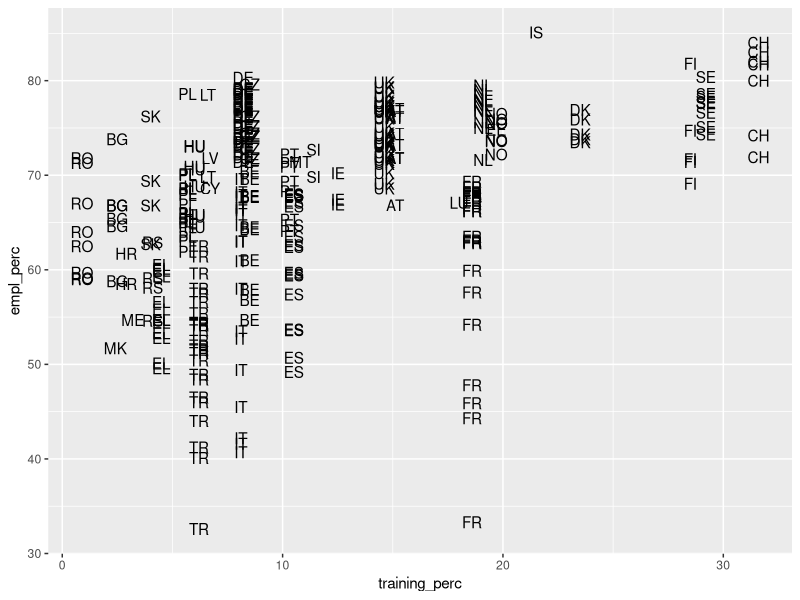

The R source for this figure:
## ---- chunk 1
knitr::opts_chunk$set(echo = TRUE)
# install.packages(c("readr","magrittr","dplyr","tidyr"))
### load packages
library(readr)
library(magrittr)
library(dplyr)
library(tidyr)
### make sure filter and select are assigned to dplly
filter = dplyr::filter
select = dplyr::select
## ---- chunk 2
EMP = read_tsv("empl_rates_reg.tsv")
EMP
## ---- chunk 3
TRAIN = read_csv("training_participation.csv")
TRAIN
## ---- chunk 4
# Extract unemployment rates
unempl2018  = 100 - EMP$Y2018
summary(unempl2018)

# Base R - chaining
paste("Result:", round(quantile(log(unempl2018,2),.25, na.rm = TRUE), 1))
      
# Base R - separate operations
log_unempl   = log(unempl2018,2)
quant_unempl = quantile(log_unempl, .25, na.rm = TRUE)
round_quant = round(quant_unempl, 1)
paste("Result:", round_quant)

# Magrittr - chaining using pipe
unempl2018 %>% 
  log(2) %>% 
  quantile(.25, na.rm = TRUE) %>% 
  round(1) %>% 
  paste("Result:",.)

# Magrittr - one line
unempl2018 %>% log(2) %>% quantile(.25, na.rm = TRUE) %>% round(1) %>% paste("Result:",.)
## ---- chunk 5
#Base R:
cbind(round(rev(sort(prop.table(table(TRAIN$SEX)))),2))

#Translate code above using piping:

## ---- chunk 6
### additional functions (aliases) useful for piping
?magrittr::extract
## ---- chunk 7
# Base R
TRAIN[1:5,]

# dplyr
slice(TRAIN, 1:5)

# With piping
TRAIN %>% slice(1:5)
## ---- chunk 8
### Base R - select cases from 2018 with less than 2% training
TRAIN[TRAIN$Value>30 & TRAIN$TIME == 2018,]

### dplyr
TRAIN %>% filter(Value>30, TIME == 2018)
## ---- chunk 9
### Select all countries starting with the letter "C"
TRAIN %>% filter(grepl("^C",GEO))

### Select Slovakia and Slovenia
TRAIN %>% filter(GEO %in% c("Slovakia","Slovenia"))
## ---- chunk 10
#FILT = TRAIN %>% filter(insert_conditions_here)
## ---- chunk 11
### Base R - select first three variables
EMP[,1:3]
EMP[,c("unit", "sex", "age" )]

### dplyr
EMP %>% select(1:3)
EMP %>% select("unit", "sex", "age")
EMP %>% select(unit, sex, age)
EMP %>% select(unit:age)
## ---- chunk 12
### select by skipping
EMP %>% select(geo, age, sex, Y2016:Y2018)

### unselect
EMP %>% select(-unit)

### select by variable name
EMP %>% select(starts_with("Y"))
## ---- chunk 13
#SEL = TRAIN %>% select(your_selection_here)
## ---- chunk 14
### Base R
TRAIN$low = TRAIN$Value<10

### dplyr
TRAIN %>% mutate(low = Value<10)
## ---- chunk 15
### mutate
TRAIN %>% mutate(low = Value<10,
                 cumval = cumsum(Value),
                 period = ifelse(TIME<2010, "before 2010","2010 or after"))

### transmute
TRAIN %>% transmute(GEO,
                    low = Value<10,
                    cumval = cumsum(Value),
                    period = ifelse(TIME<2010, "before 2010","2010 or after"))

### can use window functions in : lag, cumsum, min_rank, etc. (see cheat sheet)
## ---- chunk 16
### Change variables that follow a certain condition
## mutate_if(condition, function)
# e.g.make all strings into factors
TRAIN %>% mutate_if(is.character, as.factor)

### Change specific variables
## mutate_at(vars(), funs())
# e.g. round all Y variables
EMP %>% mutate_at(vars(Y2007:Y2018), funs(round))
## ---- chunk 17
### apply same functions to all variables

## apply predefined function
TRAIN %>% mutate_all(nchar)

## apply custom function
TRAIN %>% mutate_all(function(x) paste0(x,"_suffix"))
## ---- chunk 18
#NEW = TRAIN %>% add_code_here
## ---- chunk 19
### Base R 
aggregate(Value ~ SEX, data = TRAIN, FUN = median)

### dplyr 
TRAIN  %>% group_by(SEX) %>% 
           summarise(training_median = median(Value, na.rm = TRUE))
## ---- chunk 20
### get mean, median and standard deviation for each gender
TRAIN_AGG = TRAIN  %>% 
            group_by(SEX) %>% 
            summarise(tr_median = median(Value, na.rm = TRUE),
                      tr_mean = mean(Value, na.rm = TRUE),
                      tr_sd = sd(Value, na.rm = TRUE))
TRAIN_AGG
## ---- chunk 21
TRAIN  %>% group_by(TIME, SEX)
TRAIN_AGG2 =TRAIN  %>% 
            group_by(TIME, SEX) %>% 
            summarise(tr_median = median(Value, na.rm = TRUE),
                      tr_mean = mean(Value, na.rm = TRUE),
                      tr_sd = sd(Value, na.rm = TRUE))
TRAIN_AGG2
# This is a tidy dataset!
## ---- chunk 22
TRAIN2 = TRAIN %>% 
         filter(SEX == "Total") %>% 
         group_by(COUNTRY) %>% 
         mutate(avg_train = mean(Value)) %>% 
         ungroup() %>% 
         mutate(dif_from_avg = Value - avg_train) 
#in last command we compute the difference in percentages from average country value
TRAIN2
## ---- chunk 23
#TRAIN %>% group_by(add_value) %>% summarise(add_value) %>% arrange(add_value)
## ---- chunk 24
EMP2 = EMP %>% separate(geo, into = c("COUNTRY","region"), sep="_")
EMP2
## ---- chunk 25
# give new names for key and value
EMP_LONG = EMP2 %>% 
           select(COUNTRY, region, sex, contains("Y")) %>% 
           gather(key = year,
                  value = perc,
                  -COUNTRY, -region, -sex) %>% 
           mutate(year = as.numeric(substr(year, 2,5)))
EMP_LONG
## ---- chunk 26
# you should keep only the necessary variables
TRAIN %>% select(TIME, COUNTRY, SEX, Value) %>% 
          spread(key = SEX,
                 value = Value)
## ---- chunk 27
EMP_2018 = EMP_LONG %>% filter(year == 2018, sex == "T") %>% 
                        select(COUNTRY, region, empl_perc = perc)
TRAIN_2018 = TRAIN %>% filter(SEX == "Total", TIME == 2018) %>% 
                       select(COUNTRY, training_perc = Value)
EMP_2018 
TRAIN_2018
## ---- chunk 28
LEFT_UNITE = left_join(EMP_2018, TRAIN_2018) %>% 
             mutate_if(is.character, as.factor)
summary(LEFT_UNITE)
## ---- chunk 29
INNER_UNITE = inner_join(EMP_2018, TRAIN_2018) %>% 
             mutate_if(is.character, as.factor)
summary(INNER_UNITE)
## ---- chunk 30
library(ggplot2)
INNER_UNITE %>% 
  ggplot(aes(x = training_perc, y = empl_perc)) + 
    geom_text(aes(label = COUNTRY))
